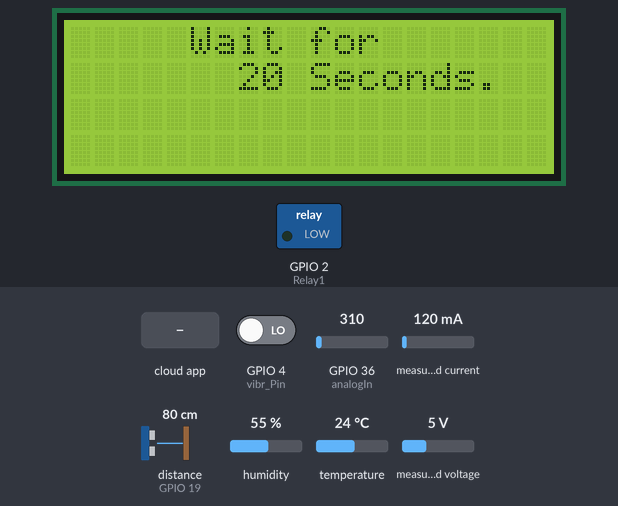
The sketch below on a simulated ESP32. Parts: 20×4 character LCD, switched loads named in the sketch (green lamp = pin HIGH). Wiring (inferred from the names in the program): ultrasonic range finder: trigger GPIO 18; echo GPIO 19. The test bench sets the inputs (shaded band); at power-on: distance to the obstacle (sensor on GPIO 19) 80 cm, measured current 120 mA, GPIO 4 (vibr_Pin) LOW, GPIO 36 (analogIn) = 310, humidity 55 %, temperature 24 °C, measured voltage 5 V. The echo pulse lasts 58.3 µs per cm; WiFi joins after 1.5 s; servers stay silent unless stated; no MQTT or app messages arrive unless stated; pins used as bus, display or sensor lines are not drawn; what the sketch prints to the serial monitor is not drawn.

Above: at 6.8 s.
At 25.3 s:
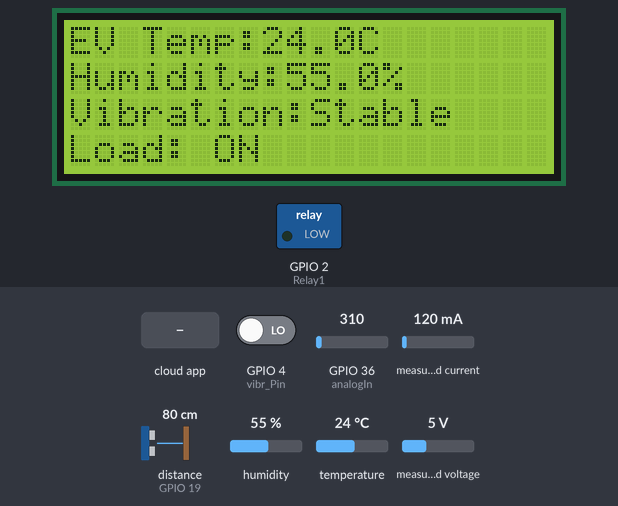
25.4 s: distance to the obstacle (sensor on GPIO 19) set to 2 cm
At 44.5 s:
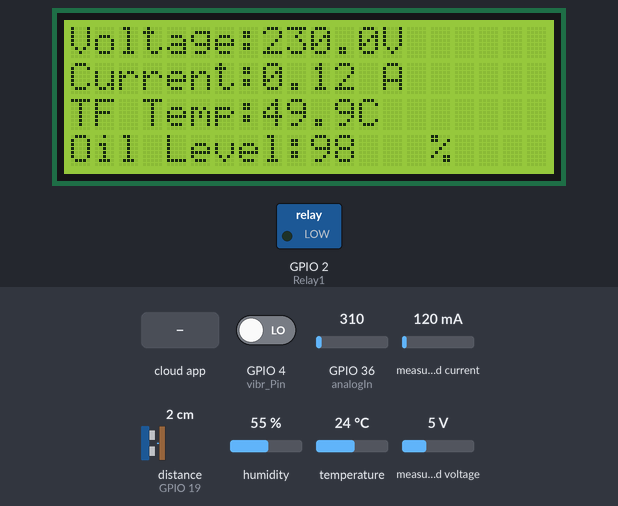
47.4 s: measured current set to 40 mA
At 68.3 s:
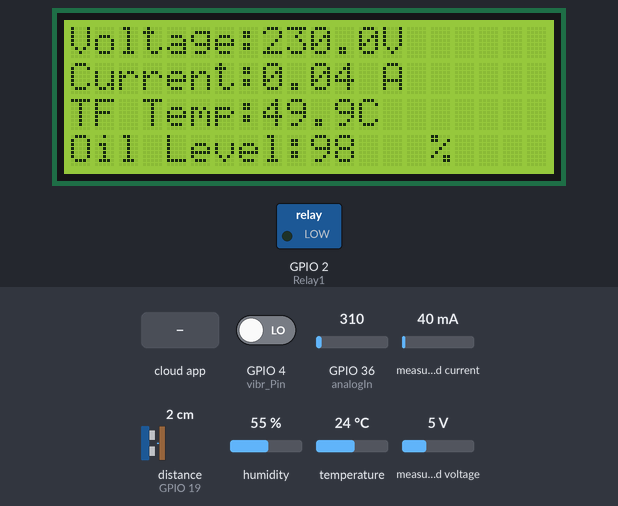
68.7 s: the phone or cloud app sets relay2 to 0
At 71.6 s:
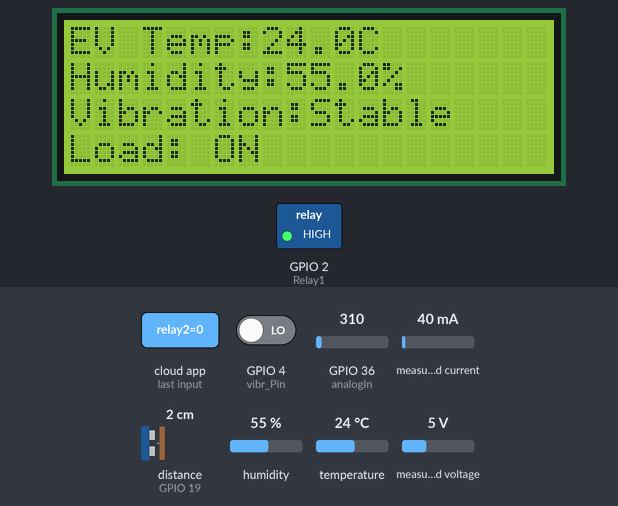
Timing chart, 0 to 73.1 s (numbered marks = the images above; inputs shaded):
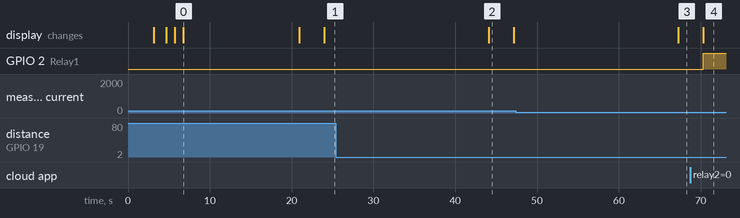

Measured:
- after the input at 25.4 s, the display: changes after 18.7 s (image 2)
- after the input at 47.4 s, the display: changes after 19.9 s (image 3)
- after the input at 68.7 s, GPIO 2 (Relay1): LOW → HIGH after 1.6 s
- what the display in image 0 shows lasts 14.1 s, from 6.8 s to 20.9 s
- what the display in image 2 shows lasts 3.0 s, from 44.1 s to 47.1 s

The sketch:

transformer_esp32.ino
```cpp
#include <WiFi.h>

#include "EmonLib.h"
#include "Adafruit_MQTT.h"
#include "Adafruit_MQTT_Client.h"
#include "DHT.h"

#include <LiquidCrystal_I2C.h>
/************************* WiFi Access Point *********************************/
#define WLAN_SSID       "Elonmusk"
#define WLAN_PASS       "Flamenco"
/************************* Adafruit.io Setup *********************************/
#define AIO_SERVER      "io.adafruit.com"
#define AIO_SERVERPORT  1883                   // use 8883 for SSL
#define AIO_USERNAME    "sadf"
#define AIO_KEY         "fda"
// Create an ESP8266 WiFiClient class to connect to the MQTT server.
WiFiClient client;
// Setup the MQTT client class by passing in the WiFi client and MQTT server and login details.
Adafruit_MQTT_Client mqtt(&client, AIO_SERVER, AIO_SERVERPORT, AIO_USERNAME, AIO_KEY);
// Setup a feed called 'photocell' for publishing.
// Notice MQTT paths for AIO follow the form: <username>/feeds/<feedname>
Adafruit_MQTT_Publish temperature = Adafruit_MQTT_Publish(&mqtt, AIO_USERNAME "/feeds/Temprature");
Adafruit_MQTT_Publish humidity = Adafruit_MQTT_Publish(&mqtt, AIO_USERNAME "/feeds/Humidity");
Adafruit_MQTT_Publish oil = Adafruit_MQTT_Publish(&mqtt, AIO_USERNAME "/feeds/oil");
Adafruit_MQTT_Publish current = Adafruit_MQTT_Publish(&mqtt, AIO_USERNAME "/feeds/current");
Adafruit_MQTT_Publish vibration = Adafruit_MQTT_Publish(&mqtt, AIO_USERNAME "/feeds/vibration");
Adafruit_MQTT_Publish voltage = Adafruit_MQTT_Publish(&mqtt, AIO_USERNAME "/feeds/voltage");
Adafruit_MQTT_Publish body = Adafruit_MQTT_Publish(&mqtt, AIO_USERNAME "/feeds/relay1");
Adafruit_MQTT_Subscribe Light1 = Adafruit_MQTT_Subscribe(&mqtt, AIO_USERNAME"/feeds/relay2"); // FeedName
/************* DHT11 Setup ********************************************/
#define DHTPIN 23
#define DHTTYPE DHT11
DHT dht(DHTPIN, DHTTYPE);
float h = 0;
float t = 0;
/***************************LM35*************************************/
const int analogIn = 36;
int RawValue = 0;
double Voltage = 0;
double tempC = 0;
double tempF = 0;
/*****************************Voltage And Current********************/
#define VOLT_CAL 440
#define CURRENT_CAL 18
EnergyMonitor emon1;             // Create an instance
float currentDraw = 0;
float supplyVoltage = 0;
/*************************************************************************/
// set the LCD number of columns and rows
int lcdColumns = 20;
int lcdRows = 4;
// set LCD address, number of columns and rows
// if you don't know your display address, run an I2C scanner sketch
LiquidCrystal_I2C lcd(0x27, lcdColumns, lcdRows);
/****************************ultra-sonic**************************************/
#define echoPin 19 // attach pin D2 Arduino to pin Echo of HC-SR04
#define trigPin 18 //attach pin D3 Arduino to pin Trig of HC-SR04
// defines variables
long duration; // variable for the duration of sound wave travel
int distance; // variable for the distance measurement
int finalvalue = 0;
/***************************Vibration Sensor*********************************/
int vibr_Pin = 04;
long measurement = 0;
const int Relay1 = 02;
int Light1_State = 0;
/**************************************************************************/
void get_temp();
void MQTT_connect();
void get_vibration();
void get_body_temp();
void get_voltage_current();
void display();
/**************************************************************************/
void setup() {
  Serial.begin(115200);
  dht.begin();
  // initialize LCD
  lcd.init();
  // turn on LCD backlight
  lcd.backlight();

  lcd.setCursor(0, 0);
  lcd.print("    Distribution  ");
  lcd.setCursor(0, 1);
  lcd.print("    Transformer  ");
  lcd.setCursor(0, 2);
  lcd.print("     Monitoring  ");
  lcd.setCursor(0, 3);
  lcd.print("       System  ");
  delay(3000);
  pinMode(trigPin, OUTPUT); // Sets the trigPin as an OUTPUT
  pinMode(echoPin, INPUT); // Sets the echoPin as an INPUT
  pinMode(Relay1, OUTPUT);
  Serial.println(F("Adafruit MQTT demo"));
  // Connect to WiFi access point.
  Serial.println(); Serial.println();
  Serial.print("Connecting to ");
  Serial.println(WLAN_SSID);
  WiFi.begin(WLAN_SSID, WLAN_PASS);
  lcd.clear();
  lcd.setCursor(0, 0);
  lcd.print("Connecting to");
  lcd.setCursor(0, 1);
  lcd.print(" Internet....");
  while (WiFi.status() != WL_CONNECTED) {

    delay(500);
    Serial.print(".");
  }
  lcd.clear();
  lcd.setCursor(0, 0);
  lcd.print(" Connected ...");
  Serial.println();
  Serial.println("WiFi connected");
  lcd.setCursor(0, 0);
  lcd.print("IP Address: ");
  lcd.setCursor(0, 1);
  lcd.print(WiFi.localIP());
  Serial.println("IP address: ");
  Serial.println(WiFi.localIP());
  emon1.voltage(39, VOLT_CAL, 1.7);   // Voltage: input pin, calibration, phase_shift
  emon1.current(34, CURRENT_CAL);     // Current: input pin, calibration.
  mqtt.subscribe(&Light1);
  delay(1000);
  lcd.setCursor(0, 0);
  lcd.clear();
  lcd.print(" Calibrating Sensors...");
  delay(1000);
  lcd.setCursor(0, 0);
  lcd.clear();
  lcd.print("     Wait for");
  lcd.setCursor(0, 1);
  lcd.print("       20 Seconds.");
}

void loop() {

  MQTT_connect();
  get_temp();
  get_oil_level();
  get_body_temp();
  get_voltage_current();
  get_vibration();
  display();
  get_relay();


}

void get_temp() {
  // Read humidity
  h = dht.readHumidity();
  // Read temperature as Celsius
  t = dht.readTemperature();
  //publish temperature and humidity
  Serial.print(F("\nTemperature: "));
  Serial.print(t);
  Serial.print(F("\nHumidity: "));
  Serial.println(h);
  temperature.publish(t);
  humidity.publish(h);
}

void get_oil_level()
{
  // Clears the trigPin condition
  digitalWrite(trigPin, LOW);
  delayMicroseconds(2);
  // Sets the trigPin HIGH (ACTIVE) for 10 microseconds
  digitalWrite(trigPin, HIGH);
  delayMicroseconds(10);
  digitalWrite(trigPin, LOW);
  // Reads the echoPin, returns the sound wave travel time in microseconds
  duration = pulseIn(echoPin, HIGH);
  // Calculating the distance
  distance = duration * 0.034 / 2; // Speed of sound wave divided by 2 (go and back)
  if (distance <= 50) {
    distance = map(distance, 0, 50, 100, 0);
    Serial.print("Distance modified: ");
    Serial.print(distance);
    Serial.println(" %");
    oil.publish(distance);
    finalvalue = distance;
  }
  else {
    oil.publish("Empty");
    Serial.println("Oil Tank Empty");
    finalvalue = 0;
  }

}


void get_vibration() {
  long currentmillis = 0;
  measurement = 0;
  currentmillis = millis();
  while (millis() - currentmillis < 100) {
    for (int i = 0; i < 10; i++) {
      measurement += pulseIn (vibr_Pin, HIGH); //wait for the pin to get HIGH and returns measurement
    }
  }
  Serial.print("Vibration : ");
  Serial.println(measurement / 5);
  vibration.publish(int(measurement / 5));
}

void get_body_temp() {
  RawValue = analogRead(analogIn);
  Voltage = (RawValue / 2048.0) * 3300; // 5000 to get millivots.
  tempC = Voltage * 0.1;
  tempF = (tempC * 1.8) + 32; // conver to F
  Serial.print("Temperature in C = ");
  Serial.print(tempC, 1);
  Serial.print("\t Temperature in F = ");
  Serial.println(tempF, 1);
  body.publish(tempC);


}


void get_voltage_current() {

  for (int i = 0; i < 8; i++) {
    emon1.calcVI(50, 1500);        // Calculate all. No.of half wavelengths (crossings), time-out
    currentDraw     = emon1.Irms;             //extract Irms into Variable
    supplyVoltage   = emon1.Vrms;                    //extract Vrms into Variable
    Serial.print("Voltage: ");
    Serial.println(supplyVoltage);
    Serial.print("Current: ");
    Serial.println(currentDraw);
    Serial.print("Watts: ");
    Serial.println(currentDraw * supplyVoltage);
  }
  voltage.publish(supplyVoltage);
  current.publish(currentDraw);

}

void get_relay() {
  MQTT_connect();
  //  Adafruit_MQTT_Subscribe Light1 = Adafruit_MQTT_Subscribe(&mqtt, AIO_USERNAME"/feeds/relay2"); // FeedName

  Adafruit_MQTT_Subscribe *subscription;
  while ((subscription = mqtt.readSubscription(6000))) {
    if (subscription == &Light1) {
      Serial.print(F("Got: "));
      Serial.println((char *)Light1.lastread);
      Light1_State = atoi((char *)Light1.lastread);
      digitalWrite(Relay1, !(Light1_State));
    }
  }
}


void display() {

  lcd.clear();

  lcd.setCursor(0, 0);
  lcd.print("Voltage:");
  lcd.setCursor(8, 0);
  lcd.print(supplyVoltage);
  lcd.setCursor(13, 0);
  lcd.print("V");
  lcd.setCursor(0, 1);
  lcd.print("Current:");
  lcd.setCursor(8, 1);
  lcd.print(currentDraw);
  lcd.setCursor(13, 1);
  lcd.print("A");


  lcd.setCursor(0, 2);
  lcd.print("TF Temp:");
  lcd.setCursor(8, 2);
  lcd.print(tempC);
  lcd.setCursor(12, 2);
  lcd.print("C");

  lcd.setCursor(0, 3);
  lcd.print("Oil Level:");
  lcd.setCursor(10, 3);
  lcd.print(finalvalue);
  lcd.setCursor(15, 3);
  lcd.print("%");

  delay(3000);

  lcd.clear();

  lcd.setCursor(0, 0);
  lcd.print("EV Temp:");
  lcd.setCursor(8, 0);
  lcd.print(t);
  lcd.setCursor(12, 0);
  lcd.print("C");

  lcd.setCursor(0, 1);
  lcd.print("Humidity:");
  lcd.setCursor(9, 1);
  lcd.print(h);
  lcd.setCursor(13, 1);
  lcd.print("%");

  lcd.setCursor(0, 2);
  lcd.print("Vibration:");
  lcd.setCursor(10, 2);
  if (measurement > 100) {
    lcd.print(" Slight Humming");
  }
  else {
    lcd.print("Stable");
  }

  lcd.setCursor(0, 3);
  lcd.print("Load:");
  lcd.setCursor(6, 3);
  if (Light1_State) {
    lcd.print("OFF");
  }
  else {
    lcd.print("ON");
  }

}


void MQTT_connect() {
  int8_t ret;
  // Stop if already connected.
  if (mqtt.connected()) {
    return;
  }
  Serial.print("Connecting to MQTT... ");
  uint8_t retries = 3;
  while ((ret = mqtt.connect()) != 0) { // connect will return 0 for connected
    Serial.println(mqtt.connectErrorString(ret));
    Serial.println("Retrying MQTT connection in 5 seconds...");
    mqtt.disconnect();
    delay(5000);  // wait 5 seconds
    retries--;
    if (retries == 0) {
      // basically die and wait for WDT to reset me
      while (1);
    }
  }
  Serial.println("MQTT Connected!");
}
```
